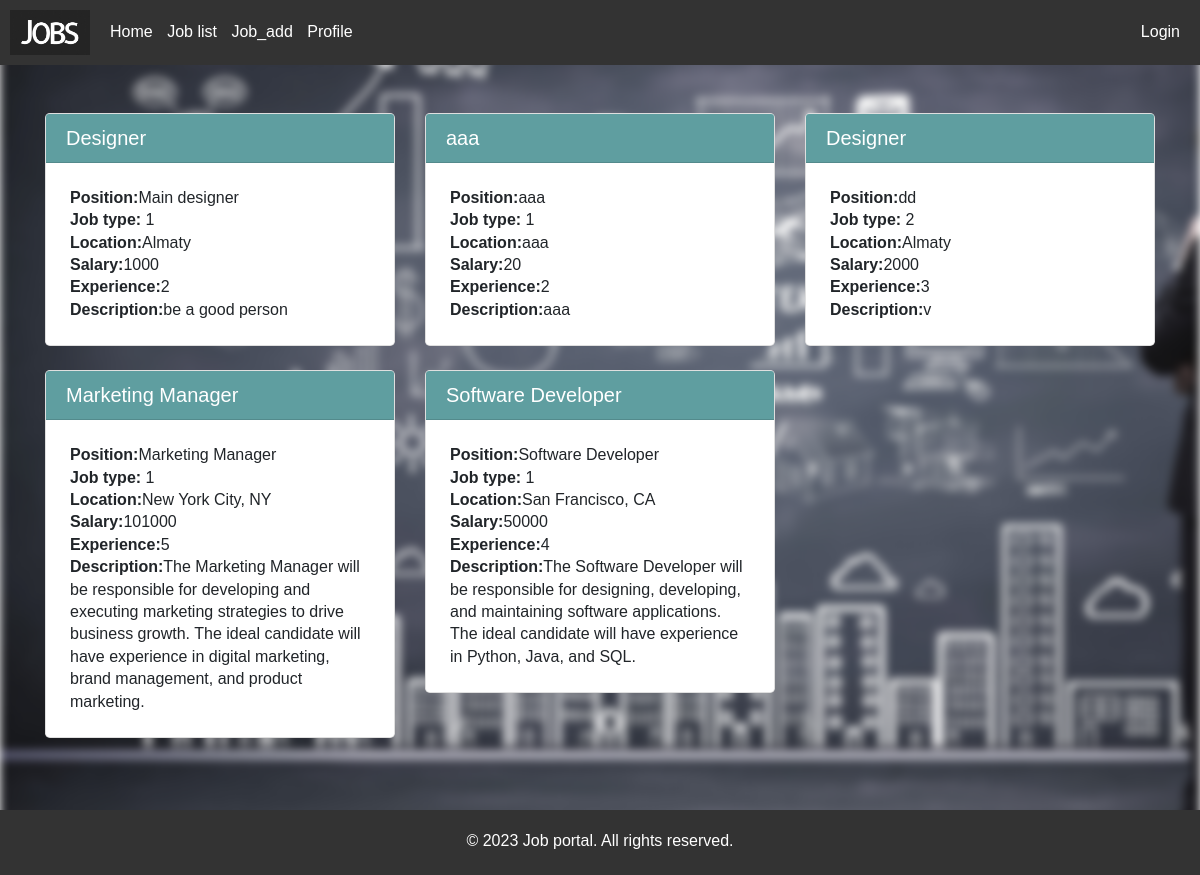
Screenshot of /jobs/ with the database file from the repository.
### job_portal/models.py (models this page shows, shortened)
class Job(models.Model):
    job_name = models.CharField(max_length=200, default='')
    position = models.CharField(max_length=100, default='')
    JOB_TYPE = (
        ('1', "Full time"),
        ('2', "Part time"),
        ('3', "Internship"),
    )
    job_type = models.CharField(choices=JOB_TYPE, max_length=1)
    location = models.CharField(max_length=100, default='')
    salary = models.IntegerField(null=True)
    experience = models.IntegerField(null=True)
    description = models.CharField(max_length=255, default='')

### job_portal/views.py (the view)
# urls.py: path('jobs/', views.job_list, name='job_list'),
def job_list(request):
    jobs = Job.objects.all()
    return render(request, 'job_portal/job_list.html', {'jobs': jobs})

### job_portal/templates/job_portal/job_list.html (shortened to what this page needs)
{% extends 'base.html' %}
{% load static %}
{% block content %}
    <div class="container my-5">
        <div class="row">
            {% for job in jobs %}
            <div class="col-lg-4 mb-4">
                <div class="card rounded-lg">
                    <div class="card-header navycolor">
                        <h5 class="mb-0">{{ job.job_name }}</h5>
                    </div>
                    <div class="card-body p-4">
                        <p class="card-text"><strong>Position:</strong>{{ job.position }}</p>
                        <p class="card-text"><strong>Job type:</strong> {{ job.job_type }}</p>
                        <p class="card-text"><strong>Location:</strong>{{job.location}}</p>
                        <p class="card-text"><strong>Salary:</strong>{{job.salary}}</p>
                        <p class="card-text"><strong>Experience:</strong>{{job.experience}}</p>
                        <p class="card-text"><strong>Description:</strong>{{job.description}}</p>
                    </div>
                </div>
            </div>
            {% endfor %}
        </div>
    </div>
{% endblock content %}

### static/main.css (style rules this page uses)
body, h1, h2, h3, p, ul, li { margin: 0; padding: 0; }
body { font-family: Arial, sans-serif; line-height: 1.4; }

### job_portal/templates/job_portal/job_list.html (style rules this page uses)
.navycolor { background-color: #5F9EA0; color: white; border-radius: 0.25rem 0.25rem 0 0; }

### rows the page displays
Job: job_name "Designer", position "Main designer", job_type "1", location "Almaty", salary "1000", experience "2", description "be a good person"
Job: job_name "aaa", position "aaa", job_type "1", location "aaa", salary "20", experience "2", description "aaa"
Job: job_name "Designer", position "dd", job_type "2", location "Almaty", salary "2000", experience "3", description "v"
Job: job_name "Marketing Manager", position "Marketing Manager", job_type "1", location "New York City, NY", salary "101000", experience "5", description "The Marketing Manager will be responsible for developing and executing marketing strategies to drive business growth. The ideal candidate will have experience in digital marketing, brand management, and product marketing."
Job: job_name "Software Developer", position "Software Developer", job_type "1", location "San Francisco, CA", salary "50000", experience "4", description "The Software Developer will be responsible for designing, developing, and maintaining software applications. The ideal candidate will have experience in Python, Java, and SQL."
